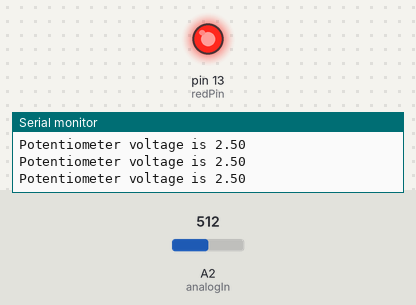
The sketch below on a simulated Arduino Uno, built with avr-gcc and run on an emulated ATmega328P. Parts: output pins drawn as LEDs (lit = HIGH), the last lines printed to the serial monitor. The inputs (shaded band) are chosen by the test bench; at power-on: A2 (analogIn) = 512.

Above: at 1.3 s.
1.4 s: A2 (analogIn) set to 602
2.9 s: A2 (analogIn) set to 629
At 3.9 s:
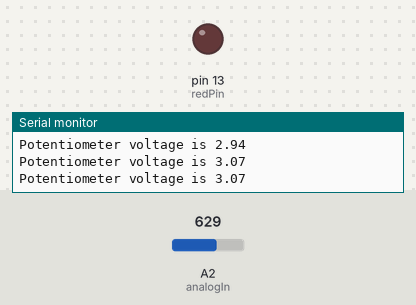
4.5 s: A2 (analogIn) set to 511
At 5.1 s:
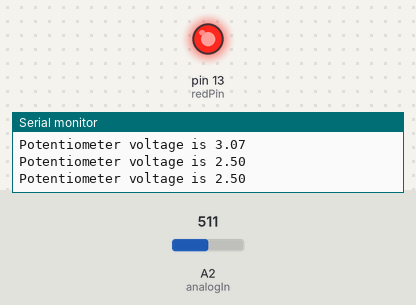
6.0 s: A2 (analogIn) set to 420
7.5 s: A2 (analogIn) set to 398
At 8.7 s:
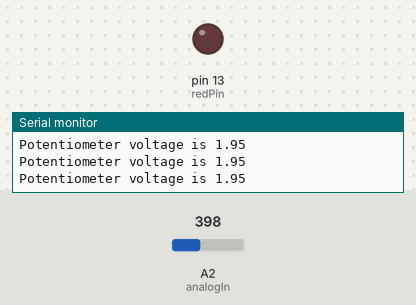
Timing chart, 0 to 10.0 s (numbered marks = the images above; inputs shaded):
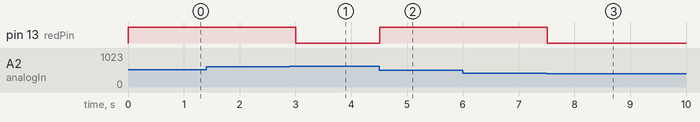

The sketch:

Lesson12_sketch_sep24a.ino
```cpp
int analogIn = A2;
int readVal;
float V2;
int waitTime = 500;

int redPin = 13;

void setup() {
  // put your setup code here, to run once:
  Serial.begin(9600);
  pinMode(analogIn, INPUT);
  pinMode(redPin, OUTPUT);
}

void loop() {
  // put your main code here, to run repeatedly:
  readVal = analogRead(analogIn);
  V2 = (5./1023.) * readVal;

  Serial.print("Potentiometer voltage is ");
  Serial.println(V2);

  if (V2 > 2.0 && V2 < 3.0) {
    digitalWrite(redPin, HIGH);
  }
  else {
    digitalWrite(redPin, LOW);
  }

  delay(waitTime);
}
```

Measured:
- the behaviour switches between 613 and 614 on A2 (analogIn) (found by bisection; images 0 and 1)
- the behaviour switches between 410 and 409 on A2 (analogIn) (found by bisection; images 2 and 3)
- after the input at 2.9 s, pin 13 (redPin): HIGH → LOW after 0.11 s
- after the input at 4.5 s, pin 13 (redPin): LOW → HIGH at once
- after the input at 7.5 s, pin 13 (redPin): HIGH → LOW at once
